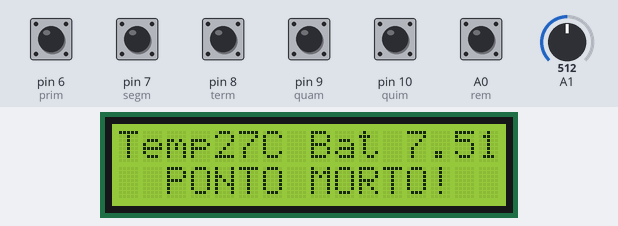
Simulated run of this sketch. Board: Arduino Uno, built with avr-gcc and run on an emulated ATmega328P. Parts: 16×2 character LCD. Inputs (shaded band) come from the test bench; at power-on: A0 (rem), pin 6 (prim), pin 7 (segm), pin 8 (term), pin 9 (quam), pin 10 (quim) HIGH, A1 = 512. The local clock reads 2024-03-15 10:24:30 at power-on unless the sketch sets it.

Above: at 5.3 s.
5.4 s: pin 6 (prim) pulled LOW for 0.15 s
At 5.47 s:
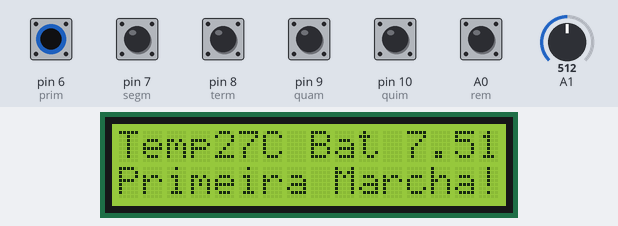
8.5 s: pin 7 (segm) pulled LOW for 0.15 s
At 8.57 s:
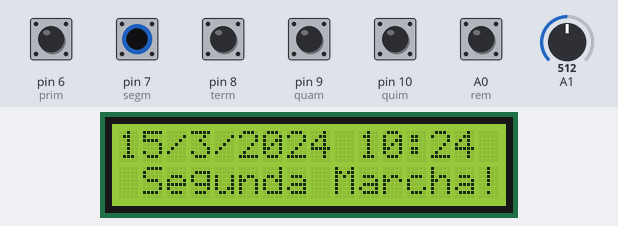
11.6 s: pin 8 (term) pulled LOW for 0.15 s
At 11.67 s:
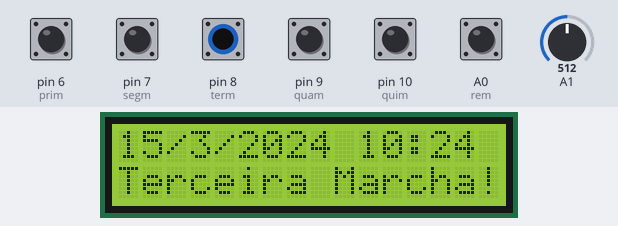
13.6 s: pin 9 (quam) pulled LOW for 0.15 s
At 13.67 s:
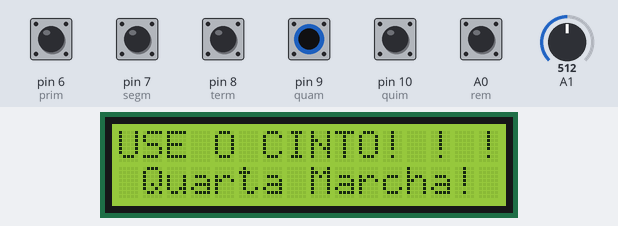
15.2 s: pin 10 (quim) pulled LOW for 0.15 s
At 15.27 s:
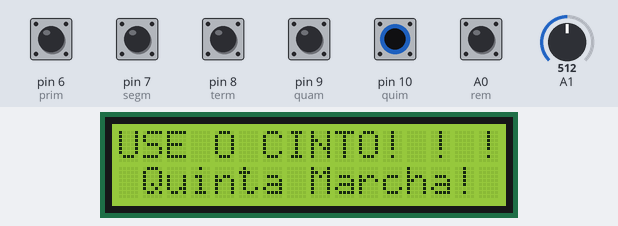
16.8 s: A0 (rem) pulled LOW for 0.15 s
At 16.87 s:
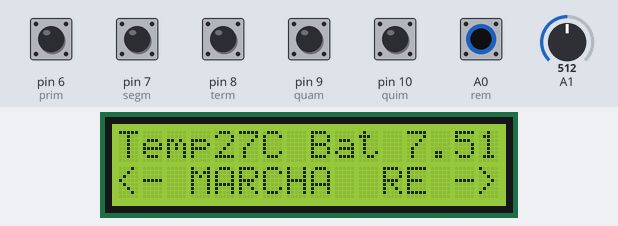
Timing chart, 0 to 19.4 s (numbered marks = the images above; inputs shaded):
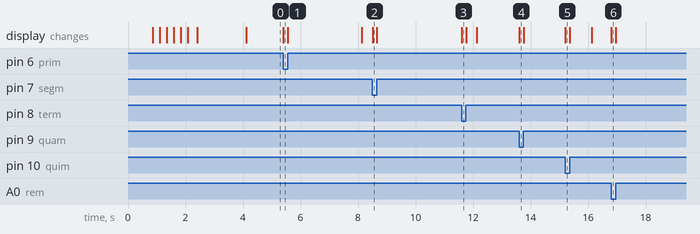

The sketch:

lcd.ino
```cpp
//Carrega a biblioteca LiquidCrystal
#include <LiquidCrystal.h>
#include <Wire.h>
#include <RTClib.h>
RTC_DS1307 RTC;
//Define os pinos que serão utilizados para ligação ao display
LiquidCrystal lcd(12, 11, 5, 4, 3, 2);

#define prim 6
#define segm 7
#define term 8
#define quam 9
#define quim 10
#define rem A0

int flag = 1;
long preMillis = 0;
long interval = 4000;

void setup()
{
  pinMode(prim, INPUT_PULLUP);
  pinMode(segm, INPUT_PULLUP);
  pinMode(term, INPUT_PULLUP);
  pinMode(quam, INPUT_PULLUP);
  pinMode(quim, INPUT_PULLUP);
  pinMode(rem, INPUT_PULLUP);

  Serial.begin(9600);//Inicializacao da serial
  Wire.begin();//Inicializacao do protocolo wire
  RTC.begin();//Inicializacao do modulo RTC
 //Verifica se o modulo esta funcionando ou nao
    if (! RTC.isrunning()) {
    Serial.println("RTC is NOT running!");
    //    Ajusta a data/hora do Clock com a data/hora em que o codigo foi compilado, basta descomentar a linha
    //    RTC.adjust(DateTime(__DATE__, __TIME__));
}
  lcd.begin(16, 2);
  lcd.clear();
  lcd.setCursor(1, 0);
  lcd.print("Inicializando");
  lcd.setCursor(3, 1);
  lcd.print(" Sistema");
  delay(800);

  //Rolagem para a esquerda
  for (int posicao = 0; posicao < 1; posicao++)
  {
    lcd.scrollDisplayLeft();
    delay(240);
  }
  //Rolagem para a direita
  for (int posicao = 0; posicao < 3; posicao++)
  {
    lcd.scrollDisplayRight();
    delay(240);
  }
    //Rolagem para a esquerda
  for (int posicao = 0; posicao < 2; posicao++)
  {
    lcd.scrollDisplayLeft();
    delay(240);
  }
  delay(100);
  lcd.clear();
  lcd.setCursor(3,0);
  lcd.print("Tomate Car");
  lcd.setCursor(3,1);
  lcd.print("Sistema OK");
  delay(1700);
    //lcd.clear();
}

void loop() //---------------------------------- LOOP ----------------------

{
  int sensorValue = analogRead(A1);
  // Convert the analog reading (which goes from 0 - 1023) to a voltage (0 - 15V):
  float voltage = sensorValue * (15.0 / 1023.0);

  unsigned long atualMillis = millis();

  if (atualMillis - preMillis > interval)
  {
    preMillis = atualMillis;
    if (flag == 1)
    {
      flag = 2;
      lcd.setCursor(0,0);
      lcd.print("Temp27C ");
      lcd.setCursor(8,0);
      lcd.print("Bat ");
      lcd.setCursor(12,0);
      lcd.print(voltage);
    }else if (flag == 2)
    {
      flag = 3;
    lcd.setCursor(0,0);
    lcd.print("                  ");
    lcd.setCursor(0,0);
    DateTime now = RTC.now();//Recuperando a data e hora atual
    lcd.print(now.day(), DEC);//Imprimindo o dia
    lcd.print('/');
    lcd.print(now.month(), DEC);//Recuperando o mes
    lcd.print('/');
    lcd.print(now.year(), DEC);//Recuperando o ano
    lcd.print(' ');
    lcd.print(now.hour(), DEC);//Recuperando a hora
    lcd.print(':');
    lcd.print(now.minute(), DEC);//Recuperando os minutos
   // lcd.print(now.second(), DEC);//Recuperando os segundos

    }else{
     flag = 1;
     lcd.setCursor(0,0);
     lcd.print("USE O CINTO! ! !");
    }
  }
  lcd.setCursor(0, 1);
  if (!digitalRead(prim)){
    lcd.print("Primeira Marcha!");

  }else if (!digitalRead(segm)){
    lcd.print(" Segunda Marcha!");

      }else if (!digitalRead(term)){
    lcd.print("Terceira Marcha!");

      }else if (!digitalRead(quam)){
     lcd.print(" Quarta Marcha!");

       }else if (!digitalRead(quim)){
      lcd.print(" Quinta Marcha!");

      }else if (!digitalRead(rem)){
      lcd.print("<- MARCHA  RE ->");

  }else{
  lcd.print("  PONTO MORTO!  ");
  }
}
```

Measured:
- after the input at 5.4 s, the display: changes at once (image 1)
- after the input at 8.5 s, the display: changes at once (image 2)
- after the input at 11.6 s, the display: changes at once (image 3)
- after the input at 13.6 s, the display: changes at once (image 4)
- after the input at 15.2 s, the display: changes at once (image 5)
- after the input at 16.8 s, the display: changes at once (image 6)
